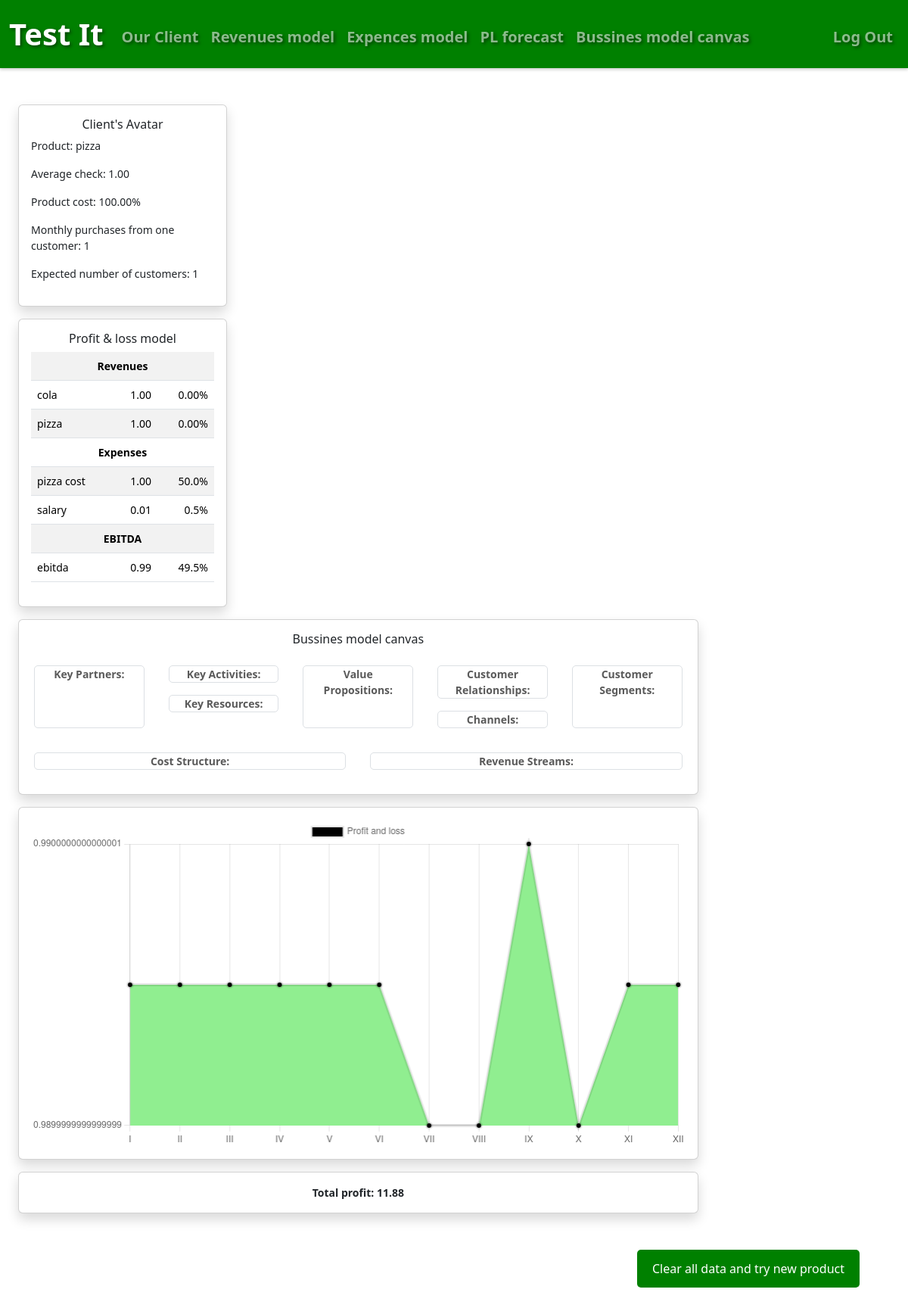
The app's page / (signed in) with its own data.
### tables this page shows
CREATE TABLE 'client' ('prd_id' INTEGER PRIMARY KEY AUTOINCREMENT NOT NULL, 'user_id' INTEGER, 'prd_name' TEXT, 'prd_price' INTEGER, 'prd_cost' INTEGER,'prd_quantity' INTEGER, 'prd_frequency' INTEGER, 'prd_ave_check' INTEGER, 'prd_sales_month' INTEGER, 'prd_client_stat' TEXT);

CREATE TABLE 'revenues' ('ID' INTEGER PRIMARY KEY AUTOINCREMENT NOT NULL, 'user_id' INTEGER, 'rev_name' TEXT,'rev_ammount' NUMERIC, 'proj_id' INTEGER, 'rev_type' TEXT, 'rev_sh_amount' INTEGER);

CREATE TABLE 'exp' ('id' INTEGER PRIMARY KEY AUTOINCREMENT NOT NULL, 'user_id' INTEGER, 'exp_name' TEXT, 'exp_val' NUMERIC, 'exp_type' TEXT, 'proj_id' TEXT, 'exp_sh_amt' INTEGER);

### app.py (the view)
@app.route("/")
@login_required
def index():
    check_cl = db.execute("SELECT * FROM client WHERE user_id = ?", session["user_id"])
    if not check_cl:
        return redirect("/client")
    else:
        client_ava = check_cl[0]
    revenues_data = db.execute("SELECT rev_name, rev_ammount,(rev_ammount * 1.0 / (SELECT SUM(rev_ammount) * 1.0 FROM revenues)) * 100 as percentage FROM revenues WHERE user_id = ? ORDER BY rev_ammount DESC", session["user_id"])
    if not revenues_data:
        return redirect("/rev")
    else:
        total_revenue = db.execute("SELECT SUM(rev_ammount) FROM revenues WHERE user_id = ?", session["user_id"])[0]["SUM(rev_ammount)"]
        main_prd_name = db.execute ("SELECT prd_name FROM client WHERE user_id = ?", session["user_id"])[0]['prd_name']
        main_rev = db.execute("SELECT rev_ammount FROM revenues WHERE user_id = ? AND rev_name = ?", session["user_id"], main_prd_name)[0]
    expences_data = db.execute("SELECT exp_name, exp_val,(exp_val * 1.0/ ?) * 100 as percentage FROM exp WHERE user_id = ? ORDER BY exp_val DESC", total_revenue, session["user_id"])
    if not expences_data:
        return redirect("/exp")
    else:
        total_expences = db.execute("SELECT SUM(exp_val) FROM exp WHERE user_id = ?", session["user_id"])[0]["SUM(exp_val)"]
        ebitda = total_revenue - total_expences
        ebitda_sh = (ebitda/total_revenue)*100
    pl_data = db.execute("SELECT value FROM pl WHERE user_id = ? ORDER BY period ASC", session["user_id"])
    if not pl_data:
        return redirect("/plforecast")
    result_year = db.execute("SELECT SUM(value) FROM pl WHERE user_id = ?", session["user_id"])[0]["SUM(value)"]
    form_result_year = abs(db.execute("SELECT SUM(value) FROM pl WHERE user_id = ?", session["user_id"])[0]["SUM(value)"])
    canvas_check = db.execute("SELECT * FROM canvas WHERE user_id = ?", session["user_id"])
    if not canvas_check:
        return redirect("/canvas")
    canv = db.execute("SELECT * FROM canvas WHERE user_id = ?", session["user_id"])[0]
    if canv:
        return render_template("index.html", client_ava=client_ava, revenues_data=revenues_data, main_rev=main_rev, expences_data=expences_data, ebitda=ebitda, ebitda_sh=ebitda_sh, pl_data=pl_data, canv=canv, result_year=result_year, form_result_year=form_result_year)
    return render_template("index.html", client_ava=client_ava, revenues_data=revenues_data, main_rev=main_rev, expences_data=expences_data, ebitda=ebitda, ebitda_sh=ebitda_sh, pl_data=pl_data, result_year=result_year, form_result_year=form_result_year)

### app.py (called while the page is built)
@app.after_request
def after_request(response):
    response.headers["Cache-Control"] = "no-cache, no-store, must-revalidate"
    response.headers["Expires"] = 0
    response.headers["Pragma"] = "no-cache"
    return response

### helpers.py (called while the page is built)
def login_required(f):
    @wraps(f)
    def decorated_function(*args, **kwargs):
        if session.get("user_id") is None:
            return redirect("/login")
        return f(*args, **kwargs)
    return decorated_function

### templates/index.html (shortened to what this page needs)
{% extends "layout.html" %}
{% block main %}
<body>
<div class="row" style=" margin: 0 auto;">
    <div class = "column" style = "width: 300px;" >
        <div class="card shadow" style="margin-bottom: 1rem;">
            <div class="card-body" style="text-align: left;">
            <h6 class="card-title"style="text-align: center;"> Client's  Avatar</h6>
            <p>Product: {{ client_ava['prd_name'] }}</p>
            <p>Average check: {{ "{:,.2f}".format(client_ava['prd_ave_check']) }}</p>
            <p id="product-cost">Product cost: </p>
            <p id="cust_qty_m">Monthly purchases from one customer: </p>
            <p id="numb_of_cust">Expected number of customers: </p>
            </div>
        </div>
        <div class="card shadow" style="margin-bottom: 1rem;">
            <div class="card-body" style = "width: flex;">
                <h6 class="card-title">Profit & loss model</h6>
                <table class="table table-striped">
                    <tbody>
                        <tr>
                            <th colspan="5" class="text-center" >Revenues</th>
                        </tr>
                        {% for revenue in revenues_data %}
                        <tr>
                            <td class="text-start">{{ revenue.rev_name }}</td>
                            <td class="text-end">{{ "{:,.2f}".format(revenue.rev_ammount) }}</td>
                            <td class="text-end">{{ "{:,.2f}".format(revenue.percentage) }}%</td>
                        </tr>
                        {% endfor %}
                        <tr>
                            <th colspan="5" class="text-center" >Expenses</th>
                        </tr>
                        {% for exp in expences_data %}
                        <tr>
                            <td class="text-start">{{ exp.exp_name }}</td>
                            <td class="text-end">{{ "{:,.2f}".format(exp.exp_val) }}</td>
                            <td class="text-end">{{ exp.percentage|round(2,'floor') }}%</td>
                        </tr>
                        {% endfor %}
                        <tr>
                            <th colspan="5" class="text-center" >EBITDA</th>
                        </tr>
                        <tr>
                            <td class="text-start">ebitda</td>
                            <td class="text-end">{{ "{:,.2f}".format(ebitda) }}</td>
                            <td class="text-end">{{ ebitda_sh|round(2,'floor') }}%</td>
                        </tr>
                    </tbody>
                </table>
            </div>
        </div>
    </div>
    <div class="column" style="width: auto; max-width: 90vw;">
        <div class="card shadow" style="margin-bottom: 1rem; ">
            <div class="card-body">
                <h6 class="card-title">Bussines model canvas</h6>
                <div class="row" style = "height: 70%;">
                    <div class="col bordered" style="width: 20%;">
                        <div class="tablef">Key Partners:</div>
                    </div>
                    <div class = "column" style="width: 20%; height: 100%; padding: 0; margin: 0;">
                        <div class="col bordered" style = "height: 50%;">
                            <div class="tablef">Key Activities:</div>
                        </div>
                        <div class="col bordered" style = "height: 50%;">
                            <div class="tablef">Key Resources:</div>
                        </div>
                    </div>
                    <div class="col bordered" style="width: 20%;">
                        <div class="tablef">Value Propositions:</div>
                    </div>
                    <div class = "column" style="width: 20%; height: 100%; padding: 0; margin: 0;">
                        <div class="col bordered" style = "height: 50%;">
                            <div class="tablef">Customer Relationships:</div>
                        </div>
                        <div class="col bordered" style = "height: 50%;">
                            <div class="tablef">Channels:</div>
                        </div>
                    </div>
                    <div class="col bordered" style="width: 20%;">
                        <div class="tablef">Customer Segments:</div>
                    </div>
            </div>
                <div class="row" style = "height: 25%;">
                    <div class="col bordered" style="width: 50%;">
                    <div class="tablef">Cost Structure:</div>
                    </div>
                    <div class="col bordered" style="width: 50%;">
                    <div class="tablef">Revenue Streams:</div>
                    </div>
                </div>
            </div>
        </div>
        <div class="card shadow" style="margin-top: 1rem;">
            <div class="card-body" >
                <canvas id="PLchart"></canvas>
            </div>
        </div>
        <div class="card shadow" style="margin-top: 1rem;">
            <div class="card-body">
                <p id="DispName" style="display: inline; font-weight: bold;"></p> <strong>{{ "{:,.2f}".format(form_result_year)}}</strong>
            </div>
        </div>
    </div>
    <div class="row">
        <div class="col text-end">
            <button id="clear" class="btn btn-primary" type="clear" style="margin-top: 2rem;">Clear all data and try new product</button>
        </div>
    </div>
</div>
<script>
// chart script//
let pl = {{ pl_data|tojson|safe }};
let pl_values = pl.map(item => item.value);
let ctx = document.querySelector('#PLchart').getContext('2d');
let PLchart = new Chart(ctx, {
    type: 'line',
    data:{
        labels:['I','II','III','IV','V','VI','VII', 'VIII','IX','X','XI','XII'],
        datasets:[{
            label: 'Profit and loss',
            data:pl_values,
            backgroundColor:'black',
            fill:{
                target: 'origin',
                above: '#90EE90',
                below: '#CF250B'
            },
            borderWidth: 4,
        }]
    },
    options:{}
})
let DispName = document.getElementById('DispName');
let result = {{ result_year|tojson }};
if (result < 0) {
    DispName.textContent = "Working capital needs:"
}
else {
    DispName.textContent = "Total profit:"
}
document.getElementById("clear").addEventListener("click", function(event) {
event.preventDefault();
fetch('/index_clr',{method: 'POST'})
.then(() => {
    window.location.reload();
});
});
</script>
</body>
{% endblock %}

### templates/layout.html (shortened to what this page needs)
<!DOCTYPE html>
<html lang="en">
    <head>
        <link href="https://cdn.jsdelivr.net/npm/bootstrap@5.3.2/dist/css/bootstrap.min.css" rel="stylesheet">
        <link href="/static/styles.css" rel="stylesheet">
    </head>
    <body>
        <nav class="  navbar navbar-expand-md navbar-dark navbar-shadow" style="background-color: green; height: 90px;">
            <div class="container-fluid">
                <a class="navbar-brand" href="/"><span class="logo">Test It</span></a>
                <div class="collapse navbar-collapse" id="navbar">
                    {% if session["user_id"] %}
                        <ul class="navbar-nav me-auto mt-2">
                            <li class="nav-item"><a class="nav-link" href="/client">Our Client</a></li>
                            <li class="nav-item"><a class="nav-link" href="/rev">Revenues model</a></li>
                            <li class="nav-item"><a class="nav-link" href="/exp">Expences model</a></li>
                            <li class="nav-item"><a class="nav-link" href="/plforecast">PL forecast</a></li>
                            <li class="nav-item"><a class="nav-link" href="/canvas">Bussines model canvas</a></li>
                        </ul>
                        <ul class="navbar-nav ms-auto mt-2">
                            <li class="nav-item"><a class="nav-link" href="/logout">Log Out</a></li>
                        </ul>
                    {% else %}
                        <ul class="navbar-nav ms-auto mt-2">
                            <li class="nav-item"><a class="nav-link" href="/register">Register</a></li>
                            <li class="nav-item"><a class="nav-link" href="/login">Log In</a></li>
                        </ul>
                    {% endif %}
                </div>
            </div>
        </nav>
        <main class="container-fluid py-5 text-center" >
            {% block main %}{% endblock %}
        </main>
    </body>
</html>

### static/styles.css (style rules this page uses)
body { background-color: #fff; color: #212529; font-weight: 400; line-height: 1.5; text-align: left; }
.logo { color: white; font-weight: bold; font-size: 40px; text-shadow: 2px 2px 4px rgba(0, 0, 0, 0.5); }
.navbar-shadow { box-shadow: 0px 2px 4px rgba(0, 0, 0, 0.2); }
.nav-item { color: white; font-weight: bold; font-size: 20px; text-shadow: 2px 2px 4px rgba(0, 0, 0, 0.5); }
.col { margin: 1rem; }
.card-body { text-align: center; font-size: 14px; }
.tablef { text-align: center; font-weight: bold; word-wrap: break-word; font-size: 14px; color: #5A5A5A; }
.bordered { border: 1px solid #dce0e4; border-radius: 5px; }
.btn { background-color: green; color: white; border: none; padding: 10px 20px; border-radius: 5px; margin-top: 2rem; width: 200px; height: 50px; }
#clear { width: auto; }

### records on screen
client: prd_name "pizza", prd_ave_check "1.00"
revenues: rev_name "cola", rev_ammount "1.00", percentage "0.00"
revenues: rev_name "pizza", rev_ammount "1.00", percentage "0.00"
exp: exp_name "pizza cost", exp_val "1.00", percentage "50.0"
exp: exp_name "salary", exp_val "0.01", percentage "0.5"

### other values on screen
{{ "{:,.2f}".format(ebitda) }} "0.99"
{{ ebitda_sh|round(2,'floor') }} "49.5"
{{ "{:,.2f}".format(form_result_year) }} "11.88"
